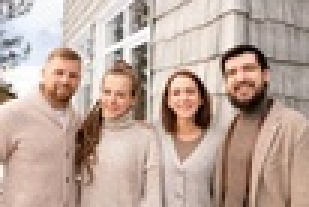
#> input picture image1.jpg, 103 x 69 px, shrunk from 275 x 183 before the run, found by its file name (shown 3 times larger)
$ jupyter execute 'Face detection- Haar Cascade.ipynb'
#> lines starting #> are read from the running program, lines starting #| are printed output that depends on the picture
[cell 1]
#import opencv
import cv2

#import matplotlib
import matplotlib.pyplot as plt

[cell 2]
def plottingImg(image):
    plt.axis('off')
    plt.figure(figsize=(15,15))
    plt.imshow(image)
    plt.show()

[cell 3]
def findFace(image):
    boxes = faceCascade.detectMultiScale(
        image,
        scaleFactor=1.2,
        minNeighbors=5,
        minSize=(50, 50)
        )
    return boxes

def drawBox(image, boxes):
    for (x,y,w,h) in boxes:
        cv2.rectangle(
            image,
            (x,y),
            (x+w,y+h),
            (0,0,255),
            5)
    return image

[cell 4]
#path of 1st image
imagePath1 = "/Users/aneerbanchakraborty/Documents/work/ml/DataSets-master/facial_recognition/image1.jpg"

#reading the image
image1 = cv2.imread(imagePath1)
#> image1 is the input picture: shape (69, 103, 3); mean B, G, R 157, 167.9, 189.5
image1 = cv2.cvtColor(image1, cv2.COLOR_BGR2RGB)

[cell 5]
plottingImg(image1)

[cell 6]
harpath="/Users/aneerbanchakraborty/Documents/work/ml/DataSets-master/facial_recognition/haarcascade_frontalface_default.xml"

[cell 7]
faceCascade = cv2.CascadeClassifier(harpath)

faces=findFace(image1)
#> in findFace, `boxes = faceCascade.detectMultiScale( image, scaleFactor=1.2, minNeigh..`: boxes = ()
#> faces = ()
print("Found {0} Faces!".format(len(faces)))
#| Found 0 Faces!

[cell 8]
image1 = drawBox(image1,faces)

[cell 9]
plottingImg(image1)

Being a low resolution image, Haar Cascade is unable to detect all faces.

[cell 10]
imagePath2 = "/Users/aneerbanchakraborty/Documents/work/ml/DataSets-master/facial_recognition/image2.jpg"

[cell 11]
image2 = cv2.imread(imagePath2)
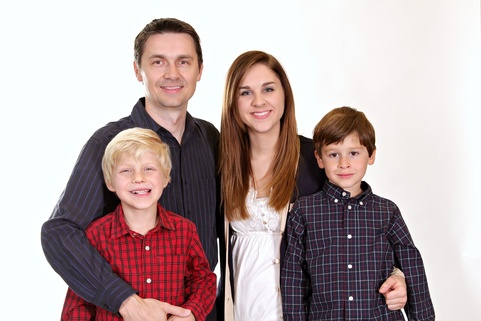
#> input picture image2.jpg, 481 x 321 px, shrunk from 1280 x 853 before the run, found by its file name
#> image2 is the input picture: shape (321, 481, 3); mean B, G, R 167.3, 167.7, 184.6
image2 = cv2.cvtColor(image2, cv2.COLOR_BGR2RGB)

[cell 12]
plottingImg(image2)

[cell 13]
faces2=findFace(image2)
#> faces2 = [[137, 35, 69, 69], [229, 69, 59, 59], [316, 132, 58, 58], [108, 146, 63, 63]]

print("Found {0} Faces!".format(len(faces2)))
#| Found 4 Faces!

[cell 14]
image2 = drawBox(image2,faces2)
#> the loop in drawBox (call 2), `for (x,y,w,h) in boxes:` made 4 passes
#> after the loop in drawBox (call 2), `for (x,y,w,h) in boxes:`:
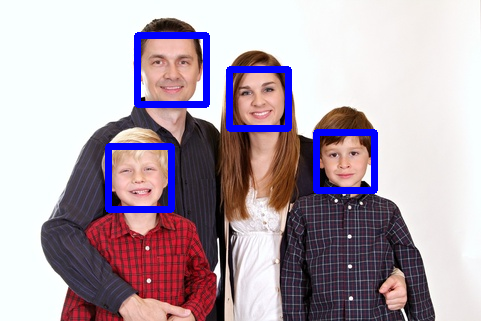
#> image: shape (321, 481, 3); mean R, G, B 178, 162.2, 173.7

[cell 15]
plottingImg(image2)

Even with a Larger image, Haar Cascade struggles

[cell 16]
imagePath3 = "/Users/aneerbanchakraborty/Documents/work/ml/DataSets-master/facial_recognition/image3.jpg"

[cell 17]
image3 = cv2.imread(imagePath3)
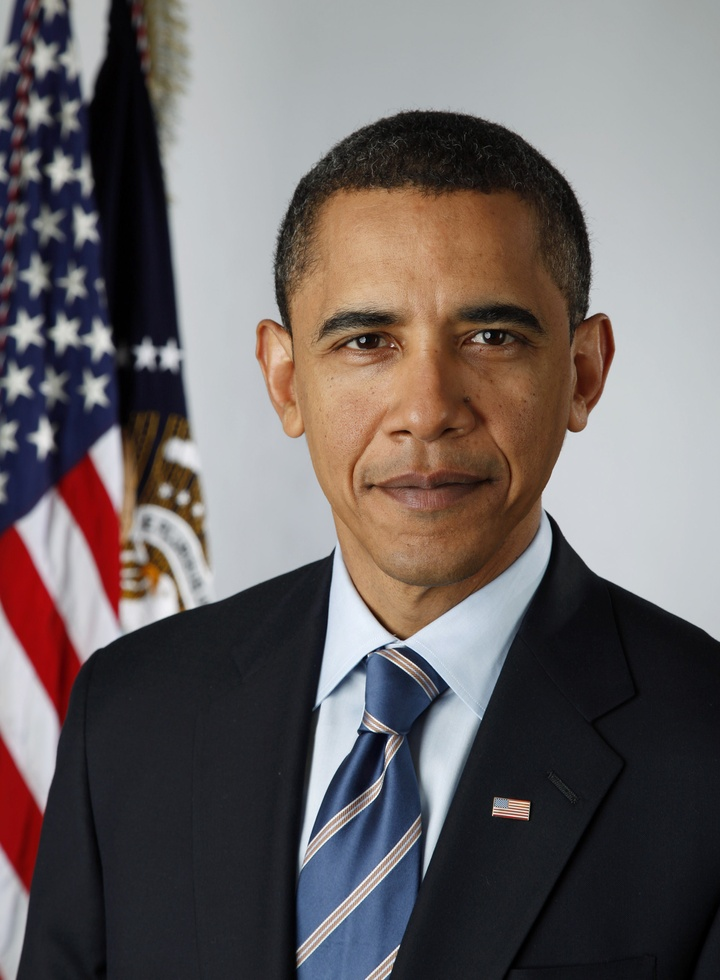
#> input picture image3.jpg, 720 x 980 px, shrunk from 1916 x 2608 before the run, found by its file name
#> image3 is the input picture: shape (980, 720, 3); mean B, G, R 100.5, 100.6, 108
image3 = cv2.cvtColor(image3, cv2.COLOR_BGR2RGB)
plottingImg(image3)

[cell 18]
faces3 = findFace(image3)
#> faces3 = [[260, 209, 332, 332]]

print("Found {0} Faces!".format(len(faces3)))
#| Found 1 Faces!

image3 = drawBox(image3,faces3)
#> the loop in drawBox (call 3), `for (x,y,w,h) in boxes:` made 1 pass
#> after the loop in drawBox (call 3), `for (x,y,w,h) in boxes:`:
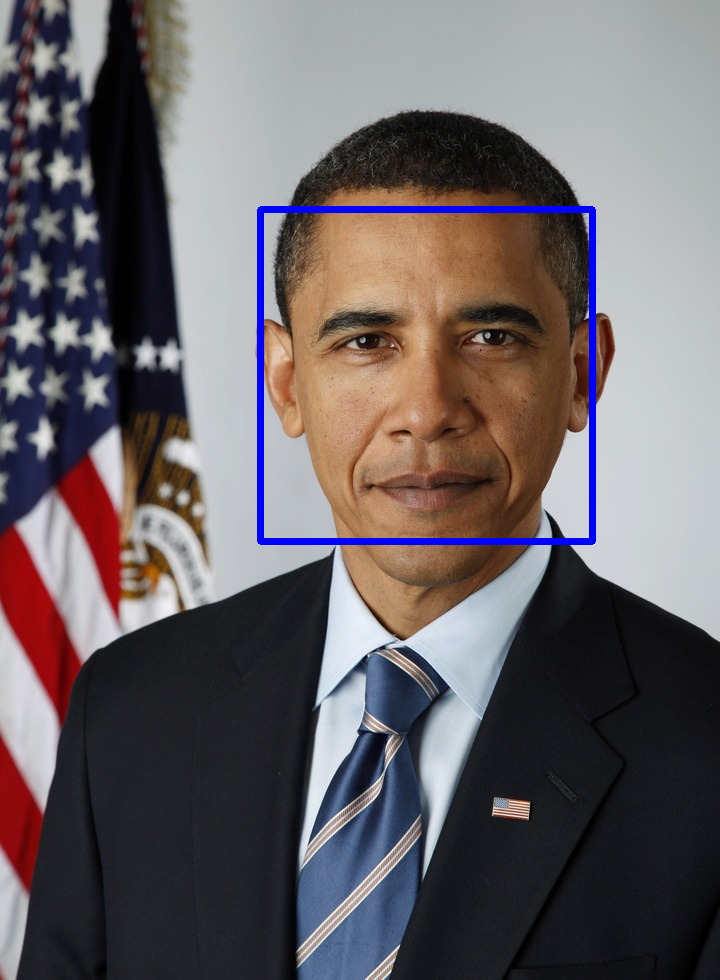
#> image: shape (980, 720, 3); mean R, G, B 105.9, 98.7, 102.1

plottingImg(image3)
